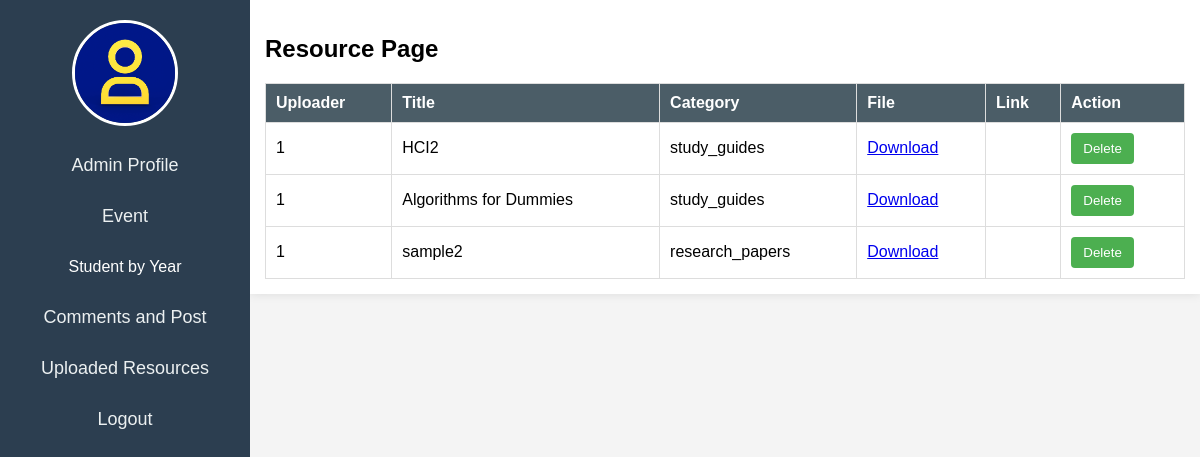
Screenshot of /admin_resources.php with the database file from the repository.
### tables this page shows
CREATE TABLE `resources` (
  `resource_id` int(11) NOT NULL,
  `user_id` int(11) NOT NULL,
  `resource_title` varchar(255) DEFAULT NULL,
  `resource_category` varchar(255) DEFAULT NULL,
  `resource_file` longblob DEFAULT NULL,
  `resource_link` varchar(500) DEFAULT NULL,
  `resource_picture` longblob NOT NULL
);

### admin_resources.php (the view, shortened to what this page needs)
<?php
include 'connect.php';
?>
<!DOCTYPE html>
<html lang="en">
<head>
</head>
<body>
<div id="sidebar">
    <img id="profile-pic" src="img/default_profile_image.jpg" alt="Admin Profile Picture">
    <a href="admin_profile.php">Admin Profile</a>
    <a href="admin_event.php">Event</a>
    <div class="parent" onclick="toggleSubMenu('sub-menu-students')">
    <p>Student by Year</p>
    </div>
    <a href="admin_comment.php">Comments and Post</a>
    <a href="admin_resources.php">Uploaded Resources</a>
    <a href="admin_resources.php?action=logout">Logout</a>
</div>
    <div id="content">
        <h2>Resource Page</h2>
        <table class="resource-table">
            <thead>
                <tr>
                    <th>Uploader</th>
                    <th>Title</th>
                    <th>Category</th>
                    <th>File</th>
                    <th>Link</th>
                    <th>Action</th>
                </tr>
            </thead>
            <tbody>
                <?php
                $resourceStmt = $pdo->query("SELECT * FROM resources");
                while ($resourceRow = $resourceStmt->fetch(PDO::FETCH_ASSOC)) {
                    echo "<tr>";
                    echo "<td>{$resourceRow['user_id']}</td>";
                    echo "<td>{$resourceRow['resource_title']}</td>";
                    echo "<td>{$resourceRow['resource_category']}</td>";
                    echo "<td><a href='{$resourceRow['resource_file']}' target='_blank'>Download</a></td>";
                    echo "<td>{$resourceRow['resource_link']}</td>";
                    echo "<td>";
                    echo "<button class='delete-btn' onclick='deleteResource({$resourceRow['resource_id']})'>Delete</button>";
                    echo "</td>";
                    echo "</tr>";
                }
                ?>
            </tbody>
        </table>
    </div>
</body>
</html>

### admin_resources.php (style rules this page uses)
body { font-family: Arial, sans-serif; margin: 0; padding: 0; background-color: #f4f4f4; }
#sidebar { width: 250px; height: 100%; background: #2c3e50; position: fixed; left: 0; overflow-x: hidden; padding-top: 20px; text-align: center; }
#profile-pic { border: 3px solid #fff; border-radius: 50%; margin-bottom: 10px; width: 100px; height: 100px; object-fit: cover; }
#sidebar a { padding: 15px 10px; text-decoration: none; font-size: 18px; color: #ecf0f1; display: block; transition: 0.3s; }
#content { margin-left: 250px; padding: 15px; background-color: #fff; box-shadow: 0 0 10px rgba(0, 0, 0, 0.1); }
.parent { color: white; }
#content { margin-left: 250px; padding: 15px; }
.resource-table { width: 100%; border-collapse: collapse; margin-top: 20px; }
.resource-table th, .resource-table td { border: 1px solid #ddd; padding: 10px; text-align: left; }
.resource-table th { background-color: #4b5d67; color: #ffffff; }
.edit-btn, .delete-btn, .history-btn { background-color: #4CAF50; color: #ffffff; padding: 8px 12px; border: none; border-radius: 4px; cursor: pointer; margin-right: 5px; }

### rows the page displays
resources: user "1", resource_title "HCI2", resource_category "study_guides"
resources: user "1", resource_title "Algorithms for Dummies", resource_category "study_guides"
resources: user "1", resource_title "sample2", resource_category "research_papers"
